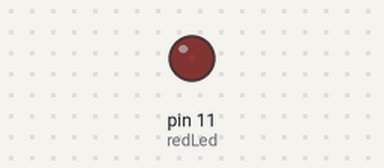
Simulated run of this sketch. Board: Arduino Uno, built with avr-gcc and run on an emulated ATmega328P. Shown: output pins drawn as LEDs (lit = HIGH).

Above: at 0.1 s.
At 19.1 s:
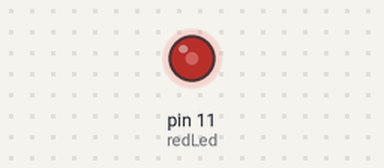
At 29.1 s:
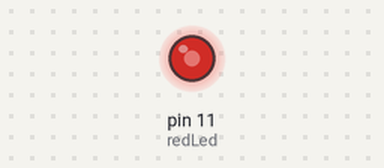
At 39.1 s:
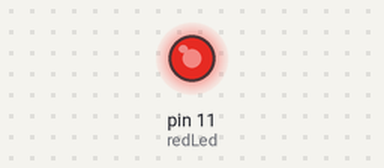
Timing chart, 0 to 40.0 s (numbered marks = the images above):
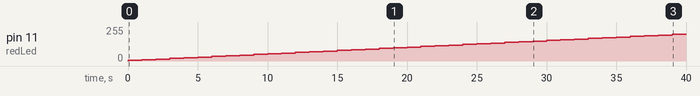

The sketch:

sketch_apr07a.ino
```cpp
int redLed = 11;

void setup(){
    pinMode(redLed, OUTPUT);
}
void loop(){

  for(int i=0; i <= 255; i++){
        i = i+4;
        analogWrite(redLed,i);
        delay(1000);

    }
}
```

Measured:
- by itself, pin 11 (redLed): moves from 0/255 to 199/255 over 39.0 s
